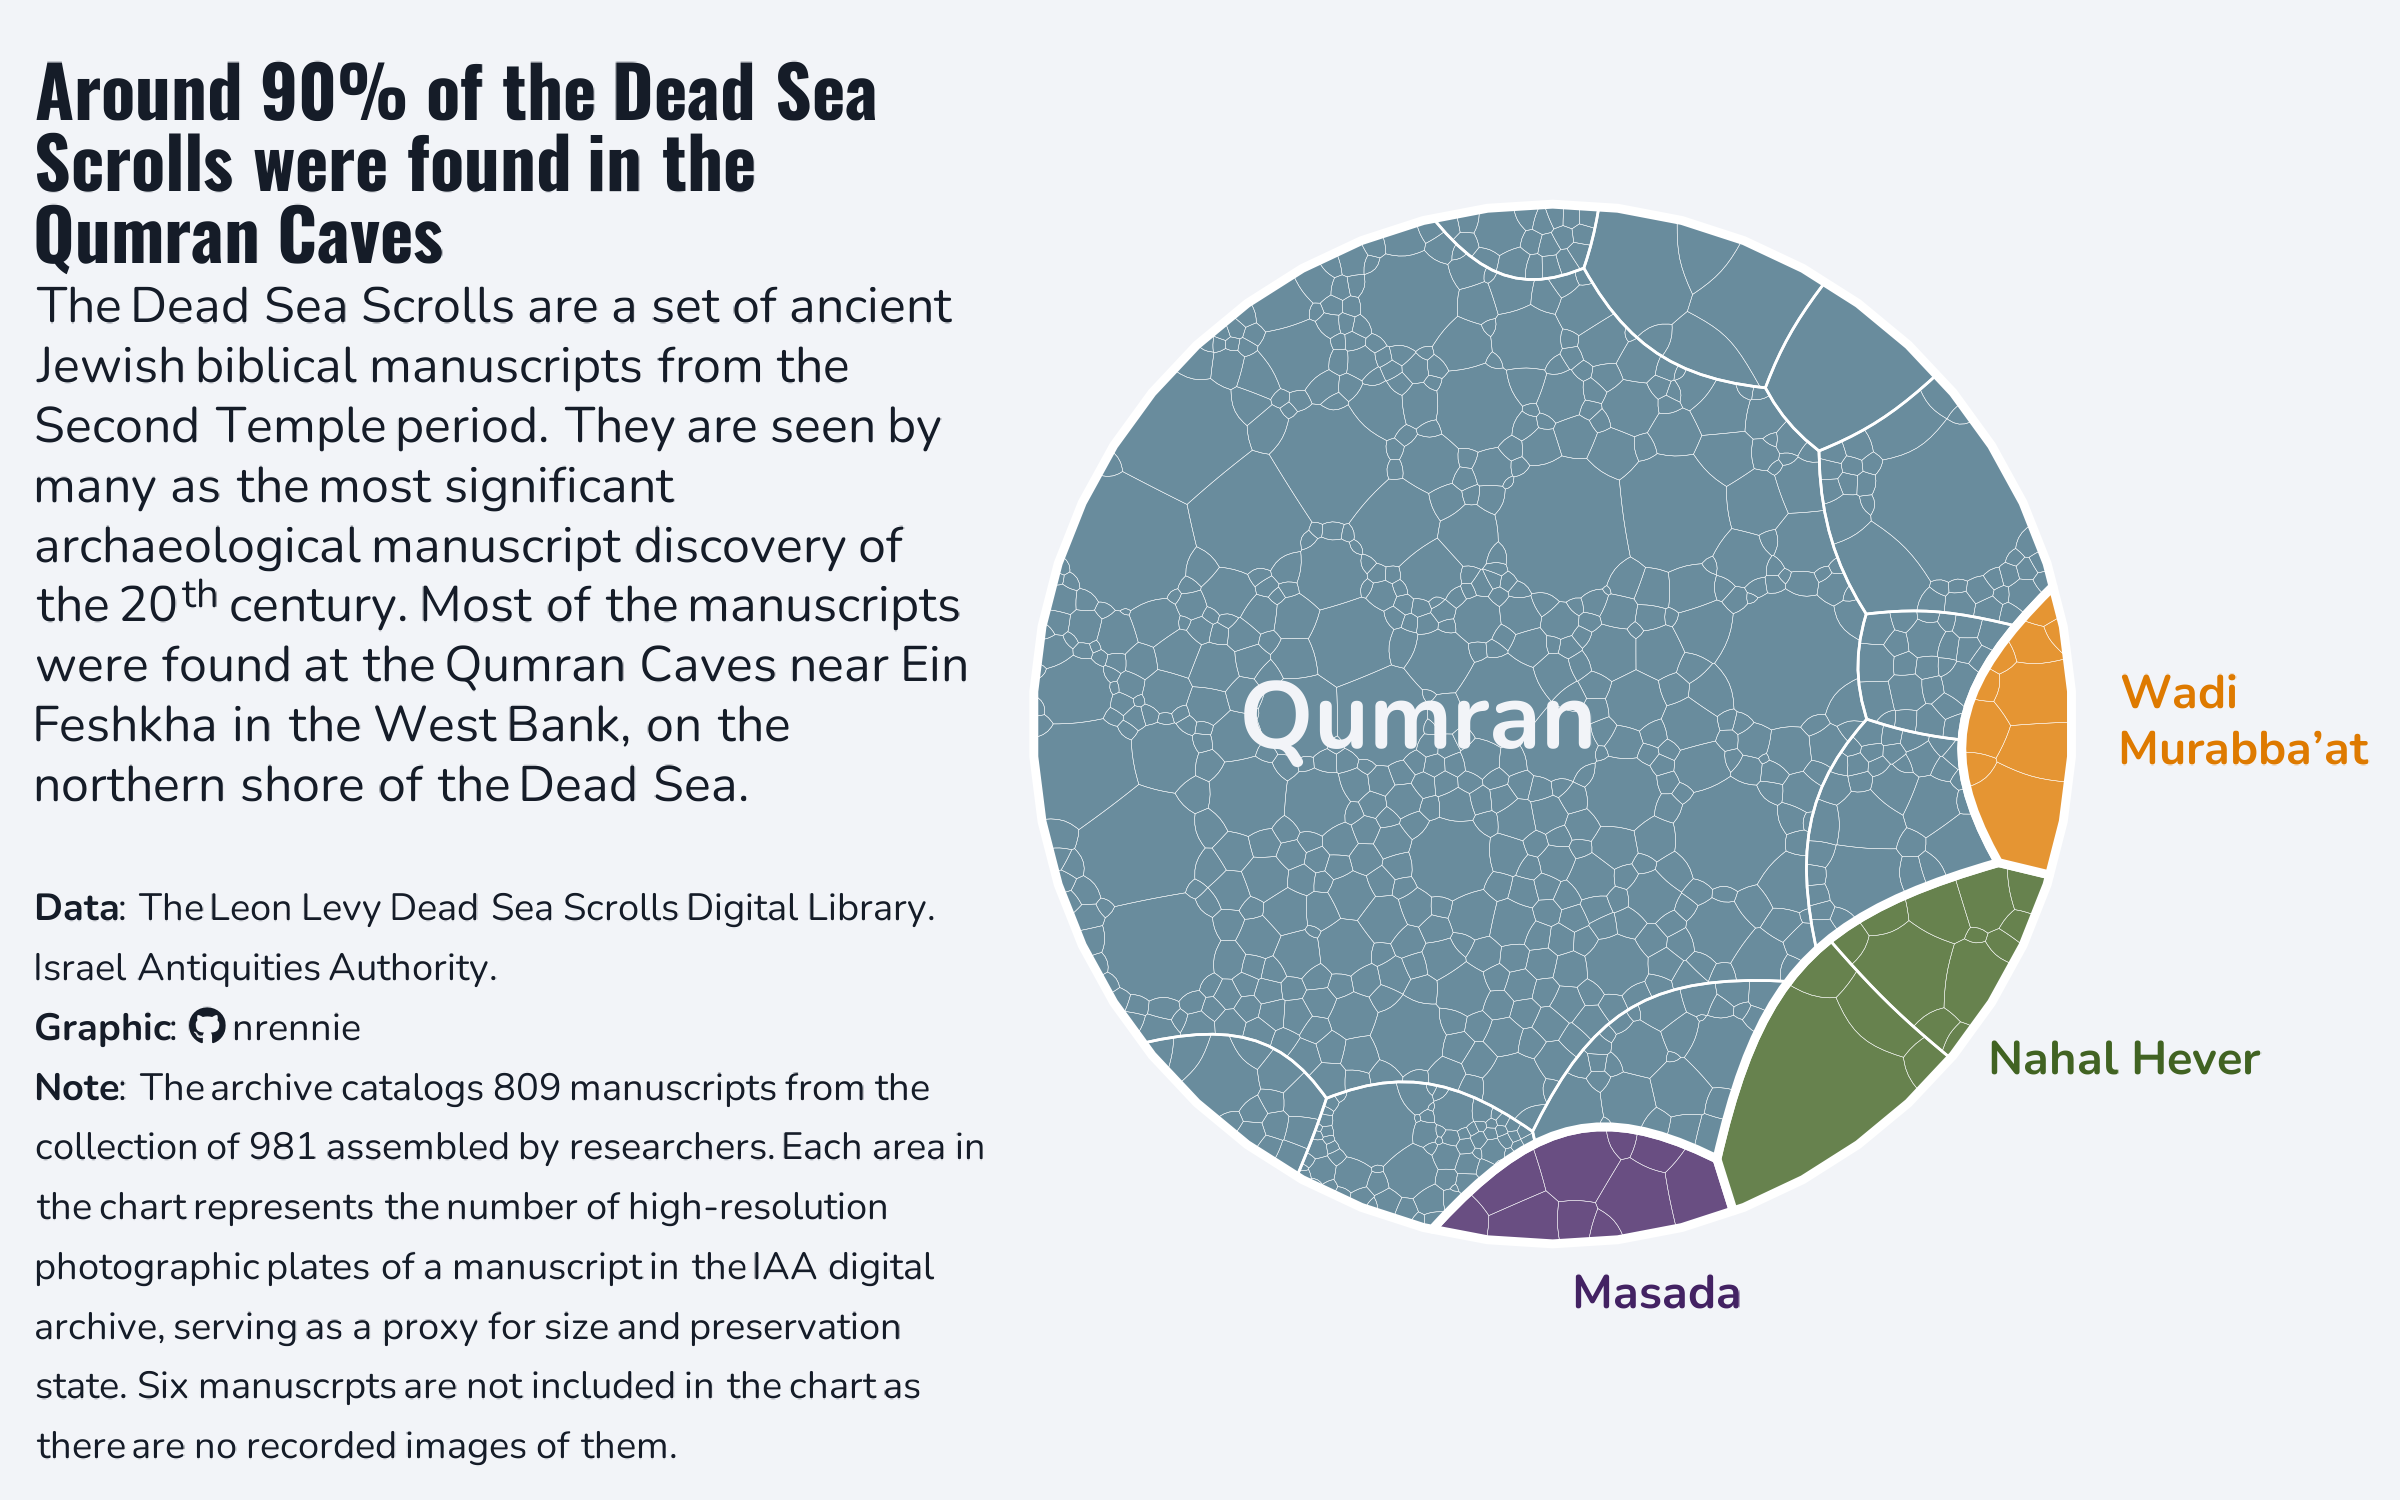

This chart was generated by the following R code:
# Load packages -----------------------------------------------------------

library(tidyverse)
library(showtext)
library(ggtext)
library(nrBrand)
library(glue)
library(ggview)
library(WeightedTreemaps)
library(ggiraph)


# Load data ---------------------------------------------------------------

tuesdata <- tidytuesdayR::tt_load("2026-09-15")
dead_sea_scrolls <- tuesdata$dead_sea_scrolls


# Load fonts --------------------------------------------------------------

font_add_google("Oswald")
font_add_google("Nunito")
showtext_auto()
showtext_opts(dpi = 300)
title_font <- "Oswald"
body_font <- "Nunito"


# Define colours and fonts-------------------------------------------------

bg_col <- "#F2F4F8"
text_col <- "#151C28"


# Data wrangling ----------------------------------------------------------

dss_data <- dead_sea_scrolls |>
  select(manuscript_id, site, site_parent, num_images) |>
  filter(num_images > 0)

result <- voronoiTreemap(
  data = dss_data,
  levels = c("site_parent", "site", "manuscript_id"),
  cell_size = "num_images",
  shape = "circle"
)
polygons <- WeightedTreemaps::get_polygons(result)
poly_df <- imap_dfr(polygons, ~ {
  if (is.null(.x)) {
    return(NULL)
  }
  coords <- sf::st_coordinates(.x)
  data.frame(
    x = coords[, 1],
    y = coords[, 2],
    id = .y
  )
})

set.seed(1234)
groups <- filter(poly_df, str_starts(id, "LEVEL1")) |>
  mutate(id = str_remove(id, "LEVEL1_"))
subgroups <- filter(poly_df, str_starts(id, "LEVEL2")) |>
  mutate(id = str_remove(id, "LEVEL2_")) 
subgroups2 <- filter(poly_df, str_starts(id, "LEVEL3")) |>
  mutate(id = str_remove(id, "LEVEL3_")) 

tooltips <- dead_sea_scrolls |> 
  mutate(tooltip = glue("<b>{composition}</b><br>{site}<br>Number of images: {num_images}")) |> 
  select(manuscript_id, tooltip)

plot_data <- subgroups2 |> 
  as_tibble() |> 
  left_join(
    tooltips, by = c("id" = "manuscript_id")
  )
  

# Define text -------------------------------------------------------------

social <- nrBrand::social_caption(
  bg_colour = bg_col,
  icon_colour = text_col,
  font_colour = text_col,
  font_family = body_font,
  mastodon = NA,
  linkedin = NA,
  bluesky = NA
)
title <- "**Around 90% of the Dead Sea Scrolls were found in the Qumran Caves**"
st <- "The Dead Sea Scrolls are a set of ancient Jewish biblical manuscripts from the Second Temple period. They are seen by many as the most significant archaeological manuscript discovery of the 20<sup>th</sup> century. Most of the manuscripts were found at the Qumran Caves near Ein Feshkha in the West Bank, on the northern shore of the Dead Sea."
cap <- source_caption(source = "The Leon Levy Dead Sea Scrolls Digital Library. Israel Antiquities Authority.", graphic = social)
note_txt <- "**Note**: The archive catalogs 809 manuscripts from the collection of 981 assembled by researchers. Each area in the chart represents the number of high-resolution photographic plates of a manuscript in the IAA digital archive, serving as a proxy for size and preservation state. Six manuscrpts are not included in the chart as there are no recorded images of them."
tag_txt <- glue(
  "<span style='font-size:17pt;font-family:{title_font};'>{title}</span><br>{st}<br><br><span style='font-size:9pt;'>{cap}<br>{note_txt}</span>"
)


# Plot --------------------------------------------------------------------

g_int <- ggplot() +
  # voronoi diagram
  geom_polygon(
    data = groups,
    mapping = aes(x = x, y = y, group = id, fill = id),
    colour = "white",
    linewidth = 1
  ) +
  geom_polygon(
    data = subgroups,
    mapping = aes(x = x, y = y, group = id),
    fill = "transparent",
    colour = "white",
    linewidth = 0.3
  ) +
  geom_polygon_interactive(
    data = plot_data,
    mapping = aes(x = x, y = y, group = id, data_id = id, tooltip = tooltip),
    fill = "white",
    colour = "white",
    alpha = 0.2,
    linewidth = 0.05
  ) +
  # area labels
  geom_textbox(
    data = data.frame(
      site_parent = unique(dss_data$site_parent),
      x = c(750, 1000, 2050, 1800),
      y = c(1000, -100, 1000, 350),
      hjust = c(0.5, 0, 0, 0),
      size = c(8, 4, 4, 4)
      ),
    mapping = aes(x = x, y = y, label = site_parent,
                  hjust = hjust, halign = hjust,
                  colour = site_parent,
                  size = size),
    family = body_font,
    fontface = "bold",
    fill = "transparent",
    box.colour = "transparent",
    maxwidth = unit(3, "cm")
  ) +
  scale_colour_manual(
    values = c(bg_col, PrettyCols::prettycols("Dark")[2:4]),
    breaks = unique(dss_data$site_parent)
  ) +
  scale_fill_manual(
    values = PrettyCols::prettycols("Dark")[1:4],
    breaks = unique(dss_data$site_parent)
  ) +
  scale_x_continuous(limits = c(-100, 2500)) +
  scale_alpha_identity() +
  scale_size_identity() +
  labs(tag = tag_txt) +
  coord_fixed() +
  theme_void(base_size = 10, base_family = body_font) +
  theme(
    legend.position = "none",
    plot.margin = margin(5, 0, 5, 220),
    plot.title.position = "plot",
    plot.caption.position = "plot",
    plot.background = element_rect(fill = bg_col, colour = bg_col),
    panel.background = element_rect(fill = bg_col, colour = bg_col),
    plot.tag = element_textbox_simple(
      colour = text_col,
      hjust = 0,
      halign = 0,
      valign = 1,
      vjust = 1,
      margin = margin(b = 5, t = 5),
      family = body_font,
      maxwidth = 0.64
    ),
    plot.tag.position = c(-0.59, 1.09)
  )

g_int +
  canvas(
    width = 8, height = 5,
    units = "in", bg = bg_col,
    dpi = 300
  ) -> p


# Save --------------------------------------------------------------------

save_ggplot(
  plot = p,
  file = file.path("2026", "2026-09-15", paste0("20260915", ".png"))
)


# Interactive -------------------------------------------------------------

girafe(
  ggobj = g_int,
  bg = bg_col,
  width_svg = 8,
  height_svg = 5,
  options = list(
    opts_tooltip(
      delay_mouseover = 500,
      opacity = 0.9,
      css = glue("
        padding: 5pt;
        font-family: {body_font};
        font-size: 1.5rem;
        background-color: {bg_col};
        color: {text_col};
        border: solid;
        border-color: {text_col};
        border-radius: 5px;
        border-width: 2px")
    ),
    opts_hover(css = "opacity: 0;"),
    opts_hover_inv(css = "opacity: 0.9;"),
    opts_toolbar(hidden = c("saveaspng", "fullscreen")),
    opts_zoom(max = 1)
  )
)
